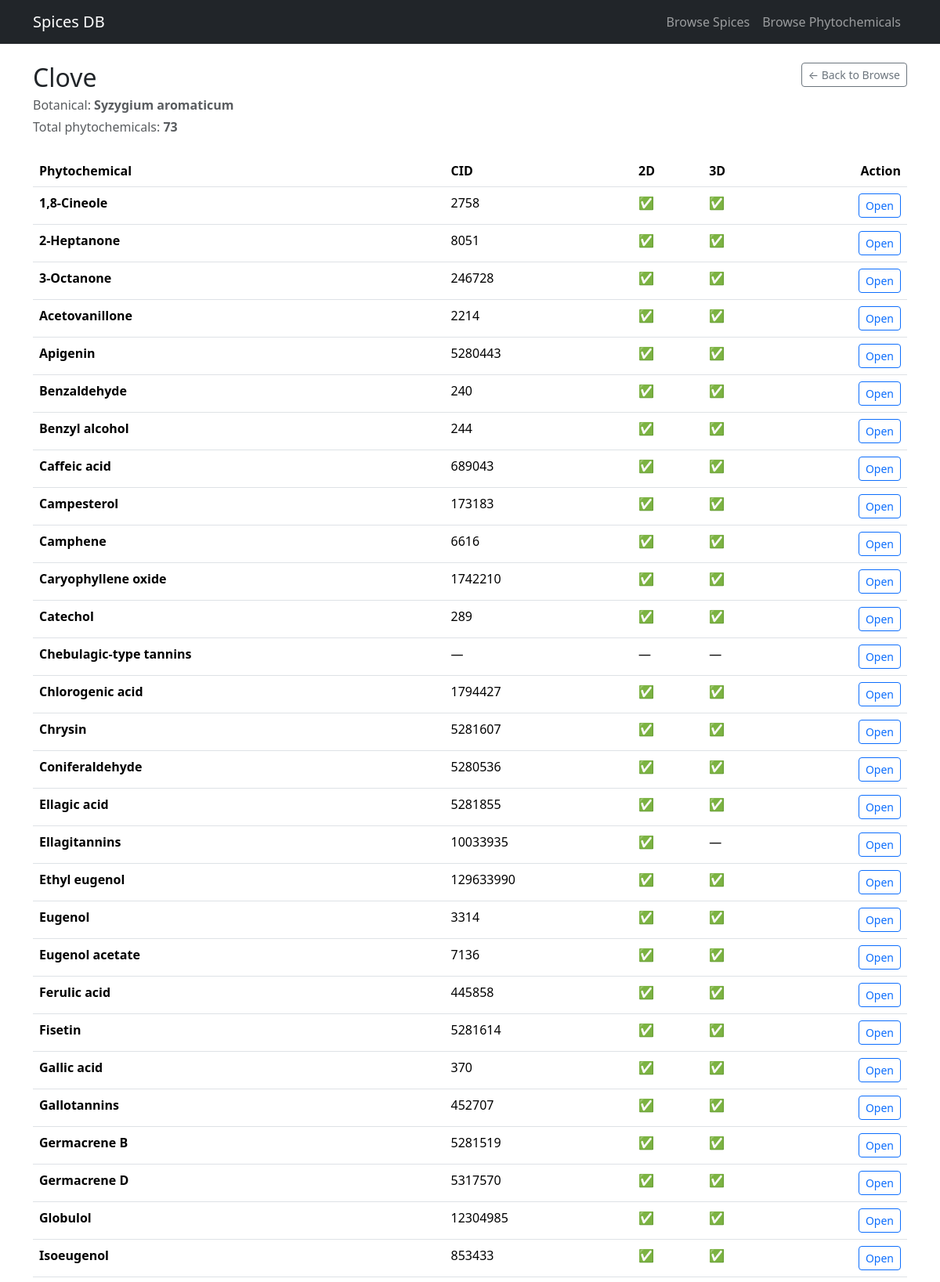
Screenshot of /spice/10 (upper part) with the database file from the repository.
### tables this page shows
CREATE TABLE spices (
  spice_id INTEGER PRIMARY KEY AUTOINCREMENT,
  spice_name TEXT NOT NULL UNIQUE,
  botanical_name TEXT
);

CREATE TABLE phytochemicals (
  phyto_id INTEGER PRIMARY KEY AUTOINCREMENT,
  phyto_name TEXT NOT NULL,
  cid INTEGER UNIQUE
);

### app.py (the view)
@app.route("/spice/<int:spice_id>")
def spice_detail(spice_id: int):
    spice = query_db(
        "SELECT spice_id, spice_name, botanical_name FROM spices WHERE spice_id = ?",
        (spice_id,),
        one=True,
    )
    if not spice:
        abort(404)
    phytos = query_db(
        """
        SELECT p.phyto_id, p.phyto_name, p.cid,
               COALESCE(s.has_2d,0) AS has_2d,
               COALESCE(s.has_3d,0) AS has_3d
        FROM spice_phytochemicals sp
        JOIN phytochemicals p ON p.phyto_id = sp.phyto_id
        LEFT JOIN structures s ON s.phyto_id = p.phyto_id
        WHERE sp.spice_id = ?
        ORDER BY p.phyto_name ASC
        """,
        (spice_id,),
    )
    return render_template("spice_detail.html", spice=spice, phytochemicals=phytos)

### app.py (called while the page is built)
def get_db_connection():
    if not os.path.exists(DB_PATH):
        raise FileNotFoundError(
            f"SQLite DB not found at {DB_PATH}. Put spices.db inside /data folder."
        )
    conn = sqlite3.connect(DB_PATH)
    conn.row_factory = sqlite3.Row
    return conn

def query_db(sql: str, params=(), one: bool = False):
    conn = get_db_connection()
    cur = conn.execute(sql, params)
    rows = cur.fetchall()
    conn.close()
    return (rows[0] if rows else None) if one else rows

### templates/spice_detail.html
{% extends "base.html" %}
{% block content %}
<div class="container mt-4">
  <div class="d-flex align-items-start justify-content-between gap-3 flex-wrap">
    <div>
      <h2 class="mb-1">{{ spice.spice_name }}</h2>
      <div class="text-muted">Botanical: <b>{{ spice.botanical_name or "—" }}</b></div>
      <div class="text-muted mt-1">Total phytochemicals: <b>{{ phytochemicals|length }}</b></div>
    </div>
    <div>
      <a href="{{ url_for('browse_spices') }}" class="btn btn-outline-secondary btn-sm">&larr; Back to Browse</a>
    </div>
  </div>
  <div class="mt-4">
    <table class="table table-hover">
      <thead>
        <tr>
          <th>Phytochemical</th>
          <th>CID</th>
          <th>2D</th>
          <th>3D</th>
          <th class="text-end">Action</th>
        </tr>
      </thead>
      <tbody>
        {% for p in phytochemicals %}
        <tr>
          <td><b>{{ p.phyto_name }}</b></td>
          <td>{{ p.cid or "—" }}</td>
	  <td>{% if p.has_2d or p.has_3d %}✅{% else %}—{% endif %}</td>
	  <td>{% if p.has_3d %}✅{% else %}—{% endif %}</td>
          <td class="text-end">
            <a class="btn btn-sm btn-outline-primary" href="{{ url_for('phytochemical_detail', phyto_id=p.phyto_id) }}">Open</a>
          </td>
        </tr>
        {% endfor %}
      </tbody>
    </table>
  </div>
</div>
{% endblock %}

### rows the page displays
spices: spice_name "Clove", botanical_name "Syzygium aromaticum"
phytochemicals: phyto_name "1,8-Cineole", cid "2758"
phytochemicals: phyto_name "2-Heptanone", cid "8051"
phytochemicals: phyto_name "3-Octanone", cid "246728"
phytochemicals: phyto_name "Acetovanillone", cid "2214"
phytochemicals: phyto_name "Apigenin", cid "5280443"
phytochemicals: phyto_name "Benzaldehyde", cid "240"
phytochemicals: phyto_name "Benzyl alcohol", cid "244"
phytochemicals: phyto_name "Caffeic acid", cid "689043"
phytochemicals: phyto_name "Campesterol", cid "173183"
phytochemicals: phyto_name "Camphene", cid "6616"
phytochemicals: phyto_name "Caryophyllene oxide", cid "1742210"
phytochemicals: phyto_name "Catechol", cid "289"
phytochemicals: phyto_name "Chebulagic-type tannins", cid "—"
phytochemicals: phyto_name "Chlorogenic acid", cid "1794427"
phytochemicals: phyto_name "Chrysin", cid "5281607"
phytochemicals: phyto_name "Coniferaldehyde", cid "5280536"
phytochemicals: phyto_name "Ellagic acid", cid "5281855"
phytochemicals: phyto_name "Ellagitannins", cid "10033935"
phytochemicals: phyto_name "Ethyl eugenol", cid "129633990"
phytochemicals: phyto_name "Eugenol", cid "3314"
phytochemicals: phyto_name "Eugenol acetate", cid "7136"
phytochemicals: phyto_name "Ferulic acid", cid "445858"
phytochemicals: phyto_name "Fisetin", cid "5281614"
phytochemicals: phyto_name "Gallic acid", cid "370"
phytochemicals: phyto_name "Gallotannins", cid "452707"
phytochemicals: phyto_name "Germacrene B", cid "5281519"
phytochemicals: phyto_name "Germacrene D", cid "5317570"
phytochemicals: phyto_name "Globulol", cid "12304985"
phytochemicals: phyto_name "Isoeugenol", cid "853433"

### other values shown
{{ phytochemicals|length }} "73"
